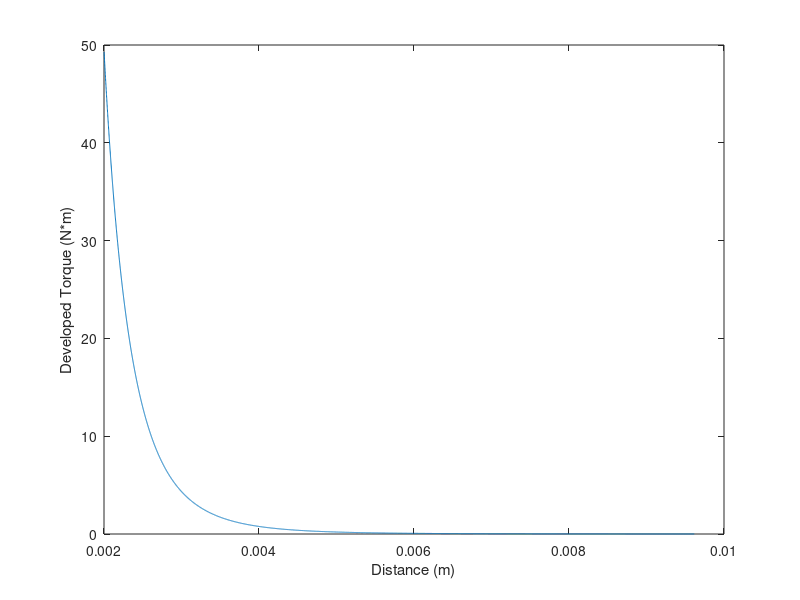
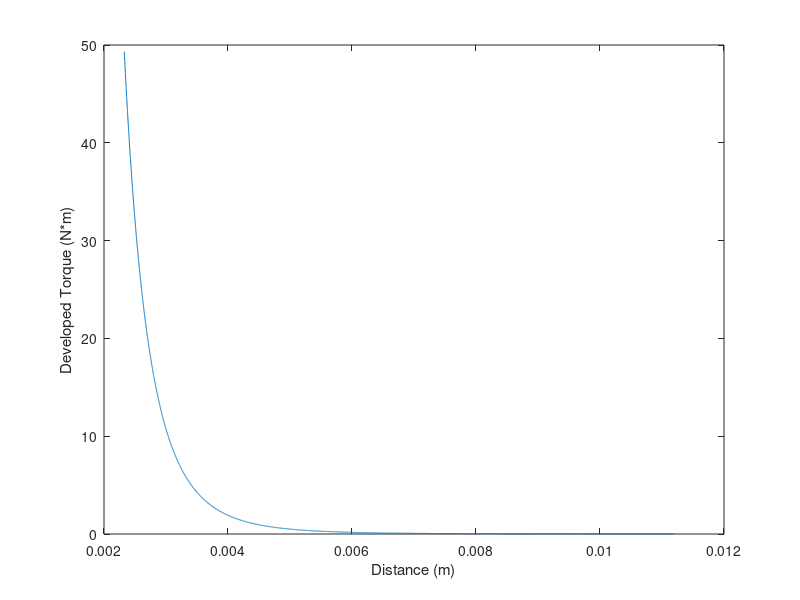

Source code (MATLAB) for these figures, in order:
%INITIALIZATION
r = 0.0254; % radius in meters
D = 0.0508; % mag diameter in m
l = 0.00635; % thickness in meters
minD = 0.002; %min magnet dist
maxD = 0.025; %max mag dist
effectiveR = 0.305;
t = 0.0127; %flywheel thickness
u0 = 4*pi*(10.^-7); % permeability in a vacuum
Br = 1.48; % max residual flux density in Tesla (14800 in Gauss)
d = (minD:0.000001:maxD); % Range of distances from 2 mm to 25 mm away from the flywheel
V = pi*(r^2)*l; % Volume of magnet
m = (Br*V)/u0; % Magnetic dipole moment
By = (u0.*m)./(4.*pi.*d.^3);
p = 3.77e7; %Conductivity
D2 = 0.1016; %diameter of magnets (simulating 4" diameter bracket)
R = 0.1016-(D2/2); %radius of flyhweel - 4" radius

for(RPM = [2501.6 6192.2]) %This loop has an iteration for the upper and lower speed bounds
    w = (2*pi/60)*RPM; %Conversion of flywheel speed into rad/s
    Td = ((pi*p*(D2.^2)*t*((By/10000).^2).*(R.^2).*w)/4)*2.44*21.5; %Calculation of torque vector
    i = 1; %Increment counter
    while(Td(i) > 49.23) %Counts up to the first usable torque value
        i = i+1;
    end
    first_usable = i-1; %Index counter for array element corresponding to first usable torque value
    while(Td(i) >= 0.004) %Counts the the last usable torque value
        i = i+1;
    end
    last_usable = i-1; %Index counter for array element corresponding to first usable torque value
    figure, plot(d(first_usable:last_usable), Td(first_usable:last_usable)); %Plots the usable torque range over distance
    xlabel("Distance (m)")
    ylabel("Developed Torque (N*m)")
end
